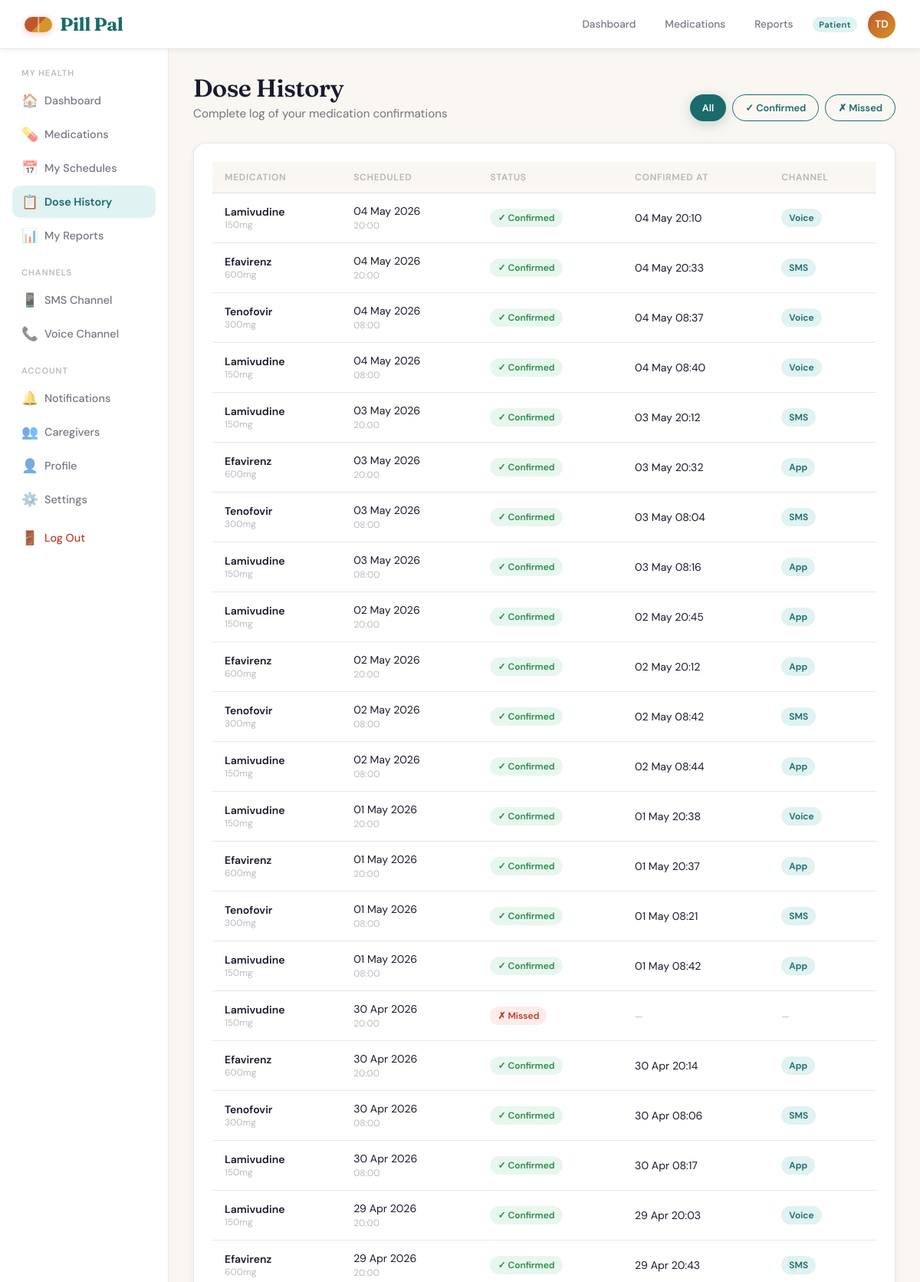
The page /medications/history/ (signed in, upper part) on the database its author committed.
### accounts/models.py (models this page shows, shortened)
class User(AbstractUser):
    ROLE_CHOICES = [
        ('patient', 'Patient'),
        ('caregiver', 'Caregiver'),
        ('clinic_admin', 'Clinic Admin'),
        ('chw', 'Community Health Worker'),
    ]
    CHANNEL_CHOICES = [
        ('sms', 'SMS'),
        ('voice', 'Voice Call'),
        ('app', 'App Push Notification'),
    ]
    LANGUAGE_CHOICES = [
        ('en', 'English'),
        ('zu', 'isiZulu'),
        ('xh', 'isiXhosa'),
        ('st', 'Sesotho'),
        ('tn', 'Setswana'),
    ]
    role = models.CharField(max_length=20, choices=ROLE_CHOICES, default='patient')
    phone_number = models.CharField(max_length=20, blank=True)
    date_of_birth = models.DateField(null=True, blank=True)
    language_preference = models.CharField(max_length=5, choices=LANGUAGE_CHOICES, default='en')
    channel_preference = models.CharField(max_length=10, choices=CHANNEL_CHOICES, default='sms')
    clinic = models.ForeignKey('core.Clinic', on_delete=models.SET_NULL, null=True, blank=True, related_name='users')
    notif_reminders = models.BooleanField(default=True)
    notif_refill = models.BooleanField(default=True)
    notif_broadcasts = models.BooleanField(default=True)
    notif_weekly = models.BooleanField(default=False)
    notif_caregiver_alerts = models.BooleanField(default=True)
    @property
    def initials(self):
        parts = self.get_full_name().split()
        return ''.join(p[0] for p in parts[:2]).upper() if parts else self.username[:2].upper()

### medications/models.py (models this page shows, shortened)
class DoseLog(models.Model):
    STATUS_CHOICES = [('confirmed', 'Confirmed'), ('missed', 'Missed'), ('pending', 'Pending')]
    METHOD_CHOICES = [('sms', 'SMS'), ('voice', 'Voice'), ('app', 'App'), ('manual', 'Manual')]
    schedule = models.ForeignKey(MedicationSchedule, on_delete=models.CASCADE, related_name='dose_logs')
    patient = models.ForeignKey(settings.AUTH_USER_MODEL, on_delete=models.CASCADE, related_name='dose_logs')
    scheduled_datetime = models.DateTimeField()
    confirmed_at = models.DateTimeField(null=True, blank=True)
    confirmation_method = models.CharField(max_length=10, choices=METHOD_CHOICES, blank=True)
    status = models.CharField(max_length=10, choices=STATUS_CHOICES, default='pending')
    escalated = models.BooleanField(default=False)
    class Meta:
        ordering = ['-scheduled_datetime']

class MedicationSchedule(models.Model):
    FREQUENCY_CHOICES = [
        ('once_daily', 'Once Daily'),
        ('twice_daily', 'Twice Daily'),
        ('three_daily', 'Three Times Daily'),
        ('weekly', 'Weekly'),
    ]
    patient = models.ForeignKey(settings.AUTH_USER_MODEL, on_delete=models.CASCADE, related_name='schedules')
    medication = models.ForeignKey(Medication, on_delete=models.CASCADE)
    dosage = models.CharField(max_length=100)
    frequency = models.CharField(max_length=20, choices=FREQUENCY_CHOICES, default='once_daily')
    scheduled_time_1 = models.TimeField()
    scheduled_time_2 = models.TimeField(null=True, blank=True)
    special_instructions = models.TextField(blank=True)
    is_active = models.BooleanField(default=True)
    start_date = models.DateField()
    end_date = models.DateField(null=True, blank=True)
    supply_days = models.IntegerField(default=30)

class Medication(models.Model):
    generic_name = models.CharField(max_length=200)
    brand_name = models.CharField(max_length=200, blank=True)
    drug_class = models.CharField(max_length=200, blank=True)
    description = models.TextField()
    how_to_take = models.TextField()
    side_effects = models.TextField()
    missed_dose_instructions = models.TextField()
    pill_color = models.CharField(max_length=50, default='#2A9090,#1A6B6B')

### medications/views.py (the view)
# urls.py: path('history/', views.dose_history, name='dose_history'),
@login_required
def dose_history(request):
    logs = DoseLog.objects.filter(patient=request.user).select_related('schedule__medication').order_by('-scheduled_datetime')
    status_filter = request.GET.get('status', '')
    if status_filter:
        logs = logs.filter(status=status_filter)
    return render(request, 'core/dose_history.html', {
        'logs': logs[:60],
        'status_filter': status_filter,
    })

### core/templates/core/dose_history.html (shortened to what this page needs)
{% extends 'core/base.html' %}
{% block content %}
<div class="page-header">
  <div class="header-row">
    <div>
      <h1>Dose History</h1>
      <p class="subtitle">Complete log of your medication confirmations</p>
    </div>
    <div style="display:flex;gap:8px;">
      <a href="{% url 'dose_history' %}" class="btn {% if not status_filter %}btn-primary{% else %}btn-ghost{% endif %} btn-sm">All</a>
      <a href="{% url 'dose_history' %}?status=confirmed" class="btn {% if status_filter == 'confirmed' %}btn-primary{% else %}btn-ghost{% endif %} btn-sm">✓ Confirmed</a>
      <a href="{% url 'dose_history' %}?status=missed" class="btn {% if status_filter == 'missed' %}btn-primary{% else %}btn-ghost{% endif %} btn-sm">✗ Missed</a>
    </div>
  </div>
</div>
<div class="card">
  {% if logs %}
  <div style="overflow-x:auto;">
    <table class="data-table">
      <thead>
        <tr>
          <th>Medication</th>
          <th>Scheduled</th>
          <th>Status</th>
          <th>Confirmed At</th>
          <th>Channel</th>
        </tr>
      </thead>
      <tbody>
        {% for log in logs %}
        <tr>
          <td>
            <div style="font-weight:600;">{{ log.schedule.medication.generic_name }}</div>
            <div class="text-xs">{{ log.schedule.dosage }}</div>
          </td>
          <td>{{ log.scheduled_datetime|date:"d M Y" }}<br><span class="text-xs">{{ log.scheduled_datetime|time:"H:i" }}</span></td>
          <td>
            {% if log.status == 'confirmed' %}
              <span class="badge badge-green">✓ Confirmed</span>
            {% elif log.status == 'missed' %}
              <span class="badge badge-red">✗ Missed</span>
            {% else %}
              <span class="badge badge-amber">Pending</span>
            {% endif %}
          </td>
          <td>
            {% if log.confirmed_at %}
              {{ log.confirmed_at|date:"d M" }} {{ log.confirmed_at|time:"H:i" }}
            {% else %}
              <span class="text-xs">—</span>
            {% endif %}
          </td>
          <td>
            {% if log.confirmation_method %}
              <span class="badge badge-teal">{{ log.get_confirmation_method_display }}</span>
            {% else %}
              <span class="text-xs">—</span>
            {% endif %}
          </td>
        </tr>
        {% endfor %}
      </tbody>
    </table>
  </div>
  {% endif %}
</div>
{% endblock %}

### core/templates/core/base.html (shortened to what this page needs)
<!DOCTYPE html>
<html lang="en">
<head>
{% load static %}
</head>
<body>
{% if user.is_authenticated %}
<header class="topbar">
  <a href="{% url 'landing' %}" class="logo"><span class="logo-pill"></span>Pill Pal</a>
  <div class="topbar-right">
    <a href="{% url 'dashboard' %}" class="nav-link {% if request.resolver_match.url_name == 'dashboard' %}active{% endif %}">Dashboard</a>
    {% if user.role == 'patient' %}
    <a href="{% url 'medications' %}" class="nav-link {% if request.resolver_match.url_name == 'medications' %}active{% endif %}">Medications</a>
    <a href="{% url 'reports' %}" class="nav-link {% if request.resolver_match.url_name == 'reports' %}active{% endif %}">Reports</a>
    {% endif %}
    <span class="role-badge">{{ user.get_role_display }}</span>
    <a href="{% url 'settings' %}" class="avatar" title="{{ user.get_full_name }}">{{ user.initials }}</a>
  </div>
</header>
<div class="app-layout">
  <aside class="sidebar">
    {% if user.role == 'patient' %}
    <div class="nav-section-label">My Health</div>
    <a href="{% url 'dashboard' %}" class="nav-item {% if request.resolver_match.url_name == 'dashboard' %}active{% endif %}"><span class="nav-icon">🏠</span>Dashboard</a>
    <a href="{% url 'medications' %}" class="nav-item {% if request.resolver_match.url_name in 'medications,medication_detail' %}active{% endif %}"><span class="nav-icon">💊</span>Medications</a>
    <a href="{% url 'schedule_list' %}" class="nav-item {% if request.resolver_match.url_name == 'schedule_list' %}active{% endif %}"><span class="nav-icon">📅</span>My Schedules</a>
    <a href="{% url 'dose_history' %}" class="nav-item {% if request.resolver_match.url_name == 'dose_history' %}active{% endif %}"><span class="nav-icon">📋</span>Dose History</a>
    <a href="{% url 'reports' %}" class="nav-item {% if request.resolver_match.url_name == 'reports' %}active{% endif %}"><span class="nav-icon">📊</span>My Reports</a>
    <div class="nav-section-label">Channels</div>
    <a href="{% url 'sms_simulator' %}" class="nav-item {% if request.resolver_match.url_name == 'sms_simulator' %}active{% endif %}"><span class="nav-icon">📱</span>SMS Channel</a>
    <a href="{% url 'voice_channel' %}" class="nav-item {% if request.resolver_match.url_name == 'voice_channel' %}active{% endif %}"><span class="nav-icon">📞</span>Voice Channel</a>
    <div class="nav-section-label">Account</div>
    <a href="{% url 'notifications' %}" class="nav-item {% if request.resolver_match.url_name == 'notifications' %}active{% endif %}"><span class="nav-icon">🔔</span>Notifications</a>
    <a href="{% url 'caregiver_management' %}" class="nav-item {% if request.resolver_match.url_name == 'caregiver_management' %}active{% endif %}"><span class="nav-icon">👥</span>Caregivers</a>
    <a href="{% url 'profile' %}" class="nav-item {% if request.resolver_match.url_name == 'profile' %}active{% endif %}"><span class="nav-icon">👤</span>Profile</a>
    <a href="{% url 'settings' %}" class="nav-item {% if request.resolver_match.url_name == 'settings' %}active{% endif %}"><span class="nav-icon">⚙️</span>Settings</a>
    {% endif %}
    <a href="{% url 'logout' %}" class="nav-item" style="color:var(--red)"><span class="nav-icon">🚪</span>Log Out</a>
  </aside>
  <main class="main-content fade-in">
    {% block content %}{% endblock %}
  </main>
</div>
{% else %}
{% block public_content %}{% endblock %}
{% endif %}
</body>
</html>

### rows shown on the page
User: role "Patient", initials "TD"
DoseLog: schedule.medication.generic_name "Lamivudine", schedule.dosage "150mg", scheduled_datetime "04 May 2026", scheduled_datetime "20:00", status "✓ Confirmed", confirmed_at "04 May", confirmed_at "20:10", confirmation_method "Voice"
DoseLog: schedule.medication.generic_name "Efavirenz", schedule.dosage "600mg", scheduled_datetime "04 May 2026", scheduled_datetime "20:00", status "✓ Confirmed", confirmed_at "04 May", confirmed_at "20:33", confirmation_method "SMS"
DoseLog: schedule.medication.generic_name "Tenofovir", schedule.dosage "300mg", scheduled_datetime "04 May 2026", scheduled_datetime "08:00", status "✓ Confirmed", confirmed_at "04 May", confirmed_at "08:37", confirmation_method "Voice"
DoseLog: schedule.medication.generic_name "Lamivudine", schedule.dosage "150mg", scheduled_datetime "04 May 2026", scheduled_datetime "08:00", status "✓ Confirmed", confirmed_at "04 May", confirmed_at "08:40", confirmation_method "Voice"
DoseLog: schedule.medication.generic_name "Lamivudine", schedule.dosage "150mg", scheduled_datetime "03 May 2026", scheduled_datetime "20:00", status "✓ Confirmed", confirmed_at "03 May", confirmed_at "20:12", confirmation_method "SMS"
DoseLog: schedule.medication.generic_name "Efavirenz", schedule.dosage "600mg", scheduled_datetime "03 May 2026", scheduled_datetime "20:00", status "✓ Confirmed", confirmed_at "03 May", confirmed_at "20:32", confirmation_method "App"
DoseLog: schedule.medication.generic_name "Tenofovir", schedule.dosage "300mg", scheduled_datetime "03 May 2026", scheduled_datetime "08:00", status "✓ Confirmed", confirmed_at "03 May", confirmed_at "08:04", confirmation_method "SMS"
DoseLog: schedule.medication.generic_name "Lamivudine", schedule.dosage "150mg", scheduled_datetime "03 May 2026", scheduled_datetime "08:00", status "✓ Confirmed", confirmed_at "03 May", confirmed_at "08:16", confirmation_method "App"
DoseLog: schedule.medication.generic_name "Lamivudine", schedule.dosage "150mg", scheduled_datetime "02 May 2026", scheduled_datetime "20:00", status "✓ Confirmed", confirmed_at "02 May", confirmed_at "20:45", confirmation_method "App"
DoseLog: schedule.medication.generic_name "Efavirenz", schedule.dosage "600mg", scheduled_datetime "02 May 2026", scheduled_datetime "20:00", status "✓ Confirmed", confirmed_at "02 May", confirmed_at "20:12", confirmation_method "App"
DoseLog: schedule.medication.generic_name "Tenofovir", schedule.dosage "300mg", scheduled_datetime "02 May 2026", scheduled_datetime "08:00", status "✓ Confirmed", confirmed_at "02 May", confirmed_at "08:42", confirmation_method "SMS"
DoseLog: schedule.medication.generic_name "Lamivudine", schedule.dosage "150mg", scheduled_datetime "02 May 2026", scheduled_datetime "08:00", status "✓ Confirmed", confirmed_at "02 May", confirmed_at "08:44", confirmation_method "App"
DoseLog: schedule.medication.generic_name "Lamivudine", schedule.dosage "150mg", scheduled_datetime "01 May 2026", scheduled_datetime "20:00", status "✓ Confirmed", confirmed_at "01 May", confirmed_at "20:38", confirmation_method "Voice"
DoseLog: schedule.medication.generic_name "Efavirenz", schedule.dosage "600mg", scheduled_datetime "01 May 2026", scheduled_datetime "20:00", status "✓ Confirmed", confirmed_at "01 May", confirmed_at "20:37", confirmation_method "App"
DoseLog: schedule.medication.generic_name "Tenofovir", schedule.dosage "300mg", scheduled_datetime "01 May 2026", scheduled_datetime "08:00", status "✓ Confirmed", confirmed_at "01 May", confirmed_at "08:21", confirmation_method "SMS"
DoseLog: schedule.medication.generic_name "Lamivudine", schedule.dosage "150mg", scheduled_datetime "01 May 2026", scheduled_datetime "08:00", status "✓ Confirmed", confirmed_at "01 May", confirmed_at "08:42", confirmation_method "App"
DoseLog: schedule.medication.generic_name "Lamivudine", schedule.dosage "150mg", scheduled_datetime "30 Apr 2026", scheduled_datetime "20:00", status "✗ Missed"
DoseLog: schedule.medication.generic_name "Efavirenz", schedule.dosage "600mg", scheduled_datetime "30 Apr 2026", scheduled_datetime "20:00", status "✓ Confirmed", confirmed_at "30 Apr", confirmed_at "20:14", confirmation_method "App"
DoseLog: schedule.medication.generic_name "Tenofovir", schedule.dosage "300mg", scheduled_datetime "30 Apr 2026", scheduled_datetime "08:00", status "✓ Confirmed", confirmed_at "30 Apr", confirmed_at "08:06", confirmation_method "SMS"
DoseLog: schedule.medication.generic_name "Lamivudine", schedule.dosage "150mg", scheduled_datetime "30 Apr 2026", scheduled_datetime "08:00", status "✓ Confirmed", confirmed_at "30 Apr", confirmed_at "08:17", confirmation_method "App"
DoseLog: schedule.medication.generic_name "Lamivudine", schedule.dosage "150mg", scheduled_datetime "29 Apr 2026", scheduled_datetime "20:00", status "✓ Confirmed", confirmed_at "29 Apr", confirmed_at "20:03", confirmation_method "Voice"
DoseLog: schedule.medication.generic_name "Efavirenz", schedule.dosage "600mg", scheduled_datetime "29 Apr 2026", scheduled_datetime "20:00", status "✓ Confirmed", confirmed_at "29 Apr", confirmed_at "20:43", confirmation_method "SMS"
